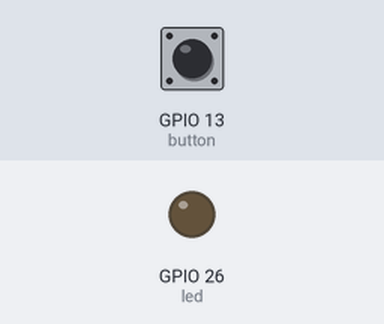
A program run on a simulated Raspberry Pi (BCM pin numbers). Parts: output pins drawn as LEDs (lit = HIGH). Dashed ring = blinking. The inputs (shaded band) are chosen by the test bench; at power-on: GPIO 13 (button) LOW.

Above: at 1.2 s.
1.3 s: GPIO 13 (button) pulled HIGH for 1 s
At 3.4 s:
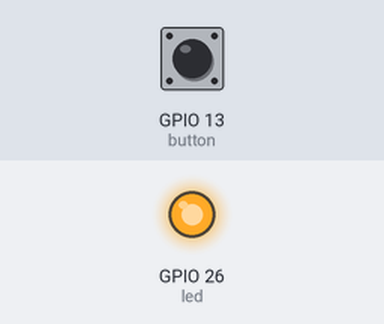
3.8 s: GPIO 13 (button) pulled HIGH for 0.15 s
At 4.8 s:
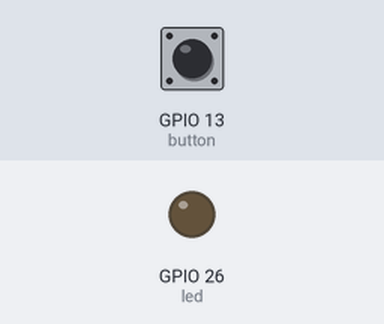
5.4 s: GPIO 13 (button) pulled HIGH for 3.2 s
At 5.5 s:
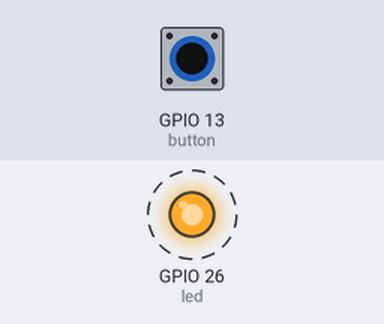
Timing chart, 0 to 9.9 s (numbered marks = the images above; inputs shaded):
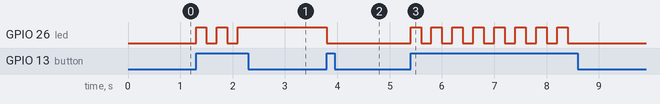

Measured:
- after the input at 1.3 s, GPIO 26 (led): alternates HIGH for 0.20 s and LOW for 0.20 s, 5 changes in all, then stays HIGH, starting at once
- after the input at 3.8 s, GPIO 26 (led): HIGH → LOW at once
- after the input at 5.4 s, GPIO 26 (led): alternates HIGH for 0.20 s and LOW for 0.20 s, 16 changes in all, then stays LOW, starting at once

The program:

digital-switch.py
```python
import RPi.GPIO as GPIO
import time
GPIO.setmode(GPIO.BCM)
led = 26
GPIO.setup(led, GPIO.OUT)
state = 0
button = 13
GPIO.setup(button, GPIO.IN)
while True:
    if GPIO.input(button):
        state = not state
        GPIO.output(led, state)
        time.sleep(0.2)
```
